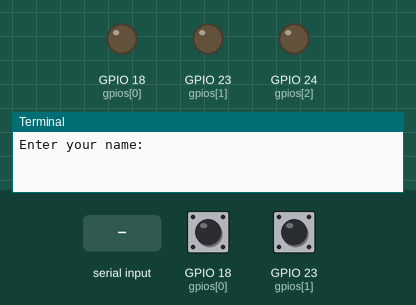
Simulated run of this program. Board: Raspberry Pi (BCM pin numbers). Parts: output pins drawn as LEDs (lit = HIGH), the last lines printed to the terminal. Dashed ring = blinking. Inputs (shaded band) come from the test bench; at power-on: GPIO 18 (gpios[0]) LOW, GPIO 23 (gpios[1]) LOW. Random numbers come from a fixed seed. At 7.4 s the program stops and its outputs stay as they are.

Above: at 1.2 s.
1.3 s: "green" typed at the terminal, then Enter
At 1.46 s:
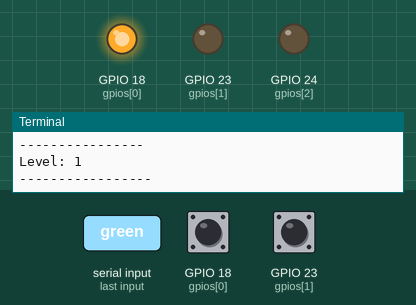
3.1 s: GPIO 18 (gpios[0]) pulled HIGH for 0.15 s
At 4.44 s:
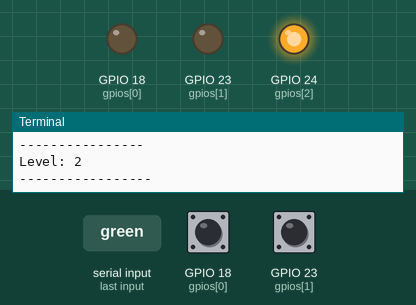
6.1 s: GPIO 23 (gpios[1]) pulled HIGH for 0.15 s
At 6.5 s:
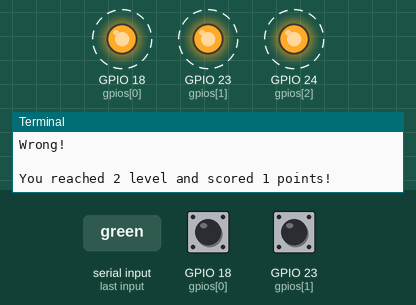
Timing chart, 0 to 8.9 s (numbered marks = the images above; inputs shaded):
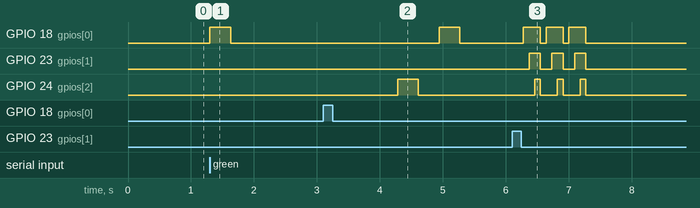

Measured:
- after the input at 1.3 s, GPIO 18 (gpios[0]): LOW → HIGH at once, → LOW 0.33 s later
- after the input at 3.1 s, GPIO 18 (gpios[0]): LOW → HIGH after 1.8 s, → LOW 0.33 s later; GPIO 24 (gpios[2]): LOW → HIGH after 1.2 s, → LOW 0.33 s later
- after the input at 6.1 s, GPIO 18 (gpios[0]): alternates HIGH for 0.27 s and LOW for 0.09 s, 6 changes in all, then stays LOW, starting after 0.18 s; GPIO 23 (gpios[1]): alternates HIGH for 0.18 s and LOW for 0.18 s, 6 changes in all, then stays LOW, starting after 0.27 s

The program:

simonGame.py
```python
from time import *
import RPi.GPIO as GPIO
import random,os
class Simon():

	def __init__(self):

		self.name = raw_input("Enter your name:")
		print ("Hi " + self.name + ".The game will start now!")
		print("Good luck!")
		self.points = 0
		self.level = 1
		self.colors = {"red":18,"yellow":23,"green":24}
		GPIO.setmode(GPIO.BCM)
		self.game = True

	def ioChoice(self,choice):
		if (choice == 0):
			GPIO.setup(18,GPIO.OUT)
			GPIO.setup(23,GPIO.OUT)
			GPIO.setup(24,GPIO.OUT)
		else:
			GPIO.setup(18,GPIO.IN,pull_up_down=GPIO.PUD_DOWN)
			GPIO.setup(23,GPIO.IN,pull_up_down=GPIO.PUD_DOWN)
			GPIO.setup(24,GPIO.IN,pull_up_down=GPIO.PUD_DOWN)

	def lightOn(self,color):
		self.ioChoice(0)
		GPIO.output(self.colors[color],GPIO.HIGH)
		sleep(.03)

	def lightsOff(self):
		self.ioChoice(0)
		for color in self.colors:
			GPIO.output(self.colors[color],GPIO.LOW)
		sleep(.03)
	def looser(self):
		print("You reached " + str(self.level) + " level and scored " + str(self.points) + " points!")
		for i in range(3):
			for color in ("red","yellow","green"):
				self.lightOn(color)
				sleep(.06)
			self.lightsOff()
			sleep(.06)
		print ("You lost! Game over")
	def winner(self):
		q = None
		while (not q):
			q = raw_input()
			self.lightOn("red")
			self.lightOn("yellow")
			self.lightOn("green")
			sleep(.06)
			print("Congratulations! You wooon!")
			print("---Press any key for the end---")
	def choice(self):

		self.ioChoice(1)
		prevColor = [False,False,False]
		currentColor = [0,0,0]
		colors = ["red","yellow","green"]
		gpios = [18,23,24]

		while (not currentColor[0] and not currentColor[1] and not currentColor[2]):

			currentColor[0] = GPIO.input(18)
			currentColor[1] = GPIO.input(23)
			currentColor[2] = GPIO.input(24)
		if(currentColor[0]):
			prevColor[0] = GPIO.input(18)
			while(prevColor[0] == currentColor[0]):
				prevColor[0] = GPIO.input(18)
		if(currentColor[1]):
			prevColor[1] = GPIO.input(23)
			while(prevColor[1] == currentColor[1]):
				prevColor[1] = GPIO.input(23)
		if(currentColor[2]):
			prevColor[2] = GPIO.input(24)
			while(prevColor[2] == currentColor[2]):
				prevColor[2] = GPIO.input(24)

		for i in range(3):
			prevColor[i] = GPIO.input(gpios[i])
			if (currentColor[i]):

				print ("Your choice: " + colors[i])
				sleep(.03)
				return colors[i]

	def randCombination(self):
		combination = []
		for i in range(self.level):
			combination.append(random.choice(self.colors.keys()))
			self.lightOn(combination[i])
			sleep(.3)
			self.lightsOff()
			sleep(0.3)
		print(combination)
		return combination
	def playGame(self):
		if (self.level >= 100):
			self.game = False
			winner()
			return

		while (self.game):
			print("\n----------------")
			print("Level: " + str(self.level))
			print("-----------------")
			combination = self.randCombination()
			num = 0
			while (num < self.level):
				user_choice = self.choice()
				if (combination[num] != user_choice):
					print("Wrong!\n")
					self.looser()
					self.game = False
					return
				else:
					print("Correct!")
					print("Point for you!\n")
					self.points += 1
				num += 1
			self.level += 1
			sleep(1)


simon = Simon()
simon.playGame()
GPIO.cleanup()
```
